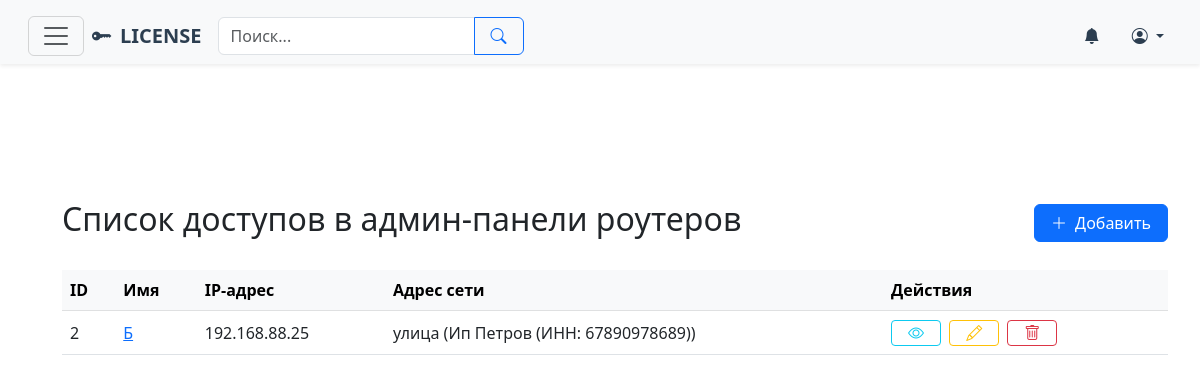
/router-admin-panels/, run on the app's committed database.
### licen/models.py (models this page shows, shortened)
class TimestampModel(models.Model):
    created_at = models.DateTimeField(auto_now_add=True, verbose_name=_('Дата создания'))
    updated_at = models.DateTimeField(auto_now=True, verbose_name=_('Дата обновления'))
    class Meta:
        abstract = True

class RouterAdminPanel(TimestampModel):
    name = models.CharField(max_length=100, verbose_name=_('Имя'))
    login = models.CharField(max_length=50, verbose_name=_('Логин'))
    password = models.CharField(max_length=100, verbose_name=_('Пароль'))
    ip_address = models.GenericIPAddressField(verbose_name=_('IP-адрес'))
    comments = models.TextField(blank=True, null=True, verbose_name=_('Комментарии'))
    address = models.ForeignKey(
        Address,
        on_delete=models.CASCADE,
        related_name='router_admin_panels',
        verbose_name=_('Адрес')
    )
    class Meta:
        verbose_name = _('Доступ в админ панель роутера')
        verbose_name_plural = _('Доступы в админ панели роутеров')
        ordering = ['address', 'name']
        unique_together = ['ip_address', 'address']

class Address(TimestampModel):
    address = models.TextField(verbose_name=_('Адрес сети'))
    comments = models.TextField(blank=True, null=True, verbose_name=_('Комментарии'))
    network = models.ForeignKey(
        Network,
        on_delete=models.CASCADE,
        related_name='addresses',
        verbose_name=_('Юридическое лицо')
    )
    class Meta:
        verbose_name = _('Адрес')
        verbose_name_plural = _('Адреса')
        ordering = ['network', 'address']

class Network(TimestampModel):
    name = models.CharField(max_length=255, verbose_name=_('Название юридического лица'))
    comments = models.TextField(blank=True, null=True, verbose_name=_('Комментарии'))
    legal_entity = models.ForeignKey(
        LegalEntity,
        on_delete=models.CASCADE,
        related_name='networks',
        verbose_name=_('Сеть')
    )
    inn = models.CharField(
        max_length=12,
        unique=True,
        validators=[MinLengthValidator(10)],
        verbose_name=_('ИНН')
    )
    def __str__(self):
        return f"{self.name} (ИНН: {self.inn})"
    class Meta:
        verbose_name = _('Юридическое лицо')
        verbose_name_plural = _('Юридические лица')
        ordering = ['name']
        indexes = [
            models.Index(fields=['inn']),
        ]

### licen/views.py (the view)
# urls.py: path('router-admin-panels/', router_admin_panel_list, name='router-admin-panel-list'),
def router_admin_panel_list(request):
    panels = RouterAdminPanel.objects.all().order_by('address', 'name')
    return render(request, 'licen/router_admin_panel/router_admin_panel_list.html', {'panels': panels})

### licen/context_processors.py (called while the page is built, shortened)
def get_breadcrumbs(request):
    breadcrumbs = []
    breadcrumbs.append({
        'name': _('Города'),
        'url': reverse('city-list')
    })
    return {'breadcrumbs': breadcrumbs}

### licen/templates/licen/router_admin_panel/router_admin_panel_list.html (shortened to what this page needs)
{% extends "base.html" %}
{% block content %}
<div class="container mt-5">
    <div class="d-flex justify-content-between align-items-center mb-4">
        <h2>Список доступов в админ-панели роутеров</h2>
        <a href="{% url 'router-admin-panel-create' %}" class="btn btn-primary d-flex align-items-center gap-2">
            <i class="bi bi-plus-lg"></i> Добавить
        </a>
    </div>
    {% if panels %}
    <div class="table-responsive d-none d-md-block">
        <table class="table table-hover align-middle">
            <thead class="table-light">
                <tr>
                    <th>ID</th>
                    <th>Имя</th>
                    <th>IP-адрес</th>
                    <th>Адрес сети</th>
                    <th>Действия</th>
                </tr>
            </thead>
            <tbody>
                {% for item in panels %}
                <tr>
                    <td>{{ item.id }}</td>
                    <td><a href="{% url 'router-admin-panel-detail' item.id %}">{{ item.name|truncatechars:30 }}</a></td>
                    <td>{{ item.ip_address }}</td>
                    <td>
                        {{ item.address.address|truncatechars:30 }}
                        ({{ item.address.network }})
                    </td>
                    <td class="text-nowrap">
                        <a href="{% url 'router-admin-panel-detail' item.id %}" class="btn btn-sm btn-outline-info me-1"><i class="bi bi-eye"></i></a>
                        <a href="{% url 'router-admin-panel-update' item.id %}" class="btn btn-sm btn-outline-warning me-1"><i class="bi bi-pencil"></i></a>
                        <a href="{% url 'router-admin-panel-delete' item.id %}" class="btn btn-sm btn-outline-danger"><i class="bi bi-trash"></i></a>
                    </td>
                </tr>
                {% endfor %}
            </tbody>
        </table>
    </div>
    {% else %}
    <div class="alert alert-info">Нет доступов к панелям роутеров в базе</div>
    {% endif %}
</div>
{% endblock %}

### licen/templates/base.html (style rules this page uses)
.table thead th { background-color: #f8f9fa; }
.btn { padding-left: 1rem; padding-right: 1rem; }
.btn i { display: flex; align-items: center; }
.btn-sm i { font-size: 1rem; }

### data on the page
RouterAdminPanel: id "2", name "Б", ip_address "192.168.88.25", address.address "улица", address.network "Ип Петров (ИНН: 67890978689)"
